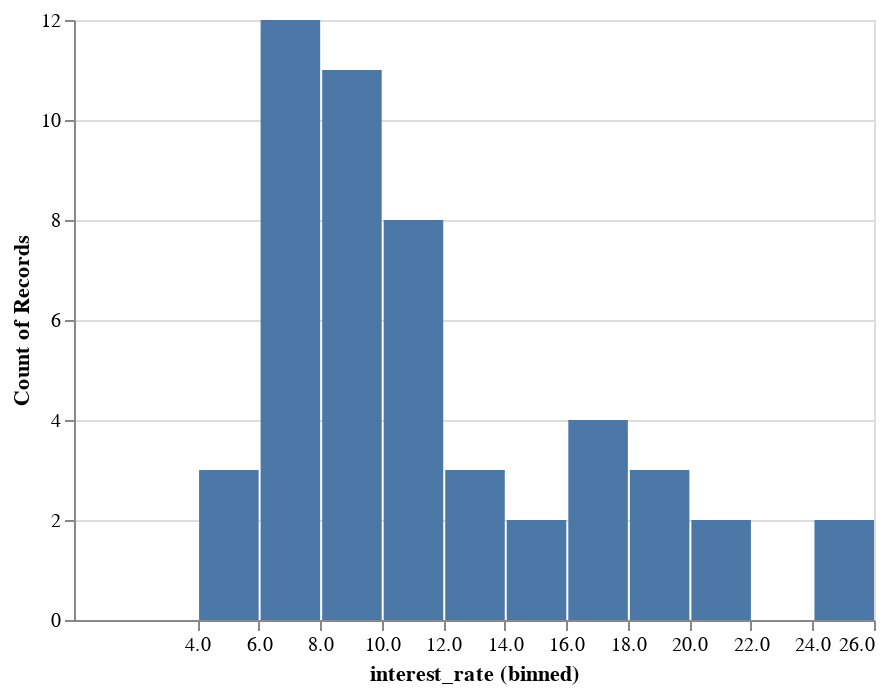

Notebook source saved alongside this figure:
### Markdown cell above
## Analysis

### Histogram

### Code cell
# Histogram 
hist = alt.Chart(df).mark_bar().encode(
    x=alt.X("interest_rate:Q", 
            bin=alt.BinParams(maxbins=20), 
            scale=alt.Scale(zero=True)),
    y='count()',
)

hist

### Figure 1 — Vega-Lite specification as saved in the notebook (floating-point values rounded to 4 significant figures)
{"config": {"view": {"continuousWidth": 400, "continuousHeight": 300}}, "data": {"name": "data-b111a340d3324dda9c739e686cf6be3e"}, "mark": "bar", "encoding": {"x": {"bin": {"maxbins": 20}, "field": "interest_rate", "scale": {"zero": true}, "type": "quantitative"}, "y": {"aggregate": "count", "type": "quantitative"}}, "$schema": "https://vega.github.io/schema/vega-lite/v4.17.0.json", "datasets": {"data-b111a340d3324dda9c739e686cf6be3e": [{"state": "NJ", "emp_length": 3.0, "term": 60, "homeownership": "rent", "annual_income": 59000, "verified_income": "Not Verified", "debt_to_income": 0.5575, "total_credit_limit": 95131, "total_credit_utilized": 32894, "num_cc_carrying_balance": 8, "loan_purpose": "debt_consolidation", "loan_amount": 22000, "grade": "B", "interest_rate": 10, "public_record_bankrupt": 0, "loan_status": "Current", "has_second_income": false, "total_income": 59000}, {"state": "CA", "emp_length": 10.0, "term": 36, "homeownership": "rent", "annual_income": 60000, "verified_income": "Not Verified", "debt_to_income": 1.306, "total_credit_limit": 51929, "total_credit_utilized": 78341, "num_cc_carrying_balance": 2, "loan_purpose": "credit_card", "loan_amount": 6000, "grade": "B", "interest_rate": 9, "public_record_bankrupt": 1, "loan_status": "Current", "has_second_income": false, "total_income": 60000}, {"state": "SC", "emp_length": null, "term": 36, "homeownership": "mortgage", "annual_income": 75000, "verified_income": "Verified", "debt_to_income": 1.056, "total_credit_limit": 301373, "total_credit_utilized": 79221, "num_cc_carrying_balance": 14, "loan_purpose": "debt_consolidation", "loan_amount": 25000, "grade": "E", "interest_rate": 26, "public_record_bankrupt": 0, "loan_status": "Current", "has_second_income": false, "total_income": 75000}, {"state": "CA", "emp_length": 0.0, "term": 36, "homeownership": "rent", "annual_income": 75000, "verified_income": "Not Verified", "debt_to_income": 0.5743, "total_credit_limit": 59890, "total_credit_utilized": 43076, "num_cc_carrying_balance": 10, "loan_purpose": "credit_card", "loan_amount": 6000, "grade": "B", "interest_rate": 9, "public_record_bankrupt": 0, "loan_status": "Current", "has_second_income": false, "total_income": 75000}, {"state": "OH", "emp_length": 4.0, "term": 60, "homeownership": "mortgage", "annual_income": 254000, "verified_income": "Not Verified", "debt_to_income": 0.2381, "total_credit_limit": 422619, "total_credit_utilized": 60490, "num_cc_carrying_balance": 2, "loan_purpose": "home_improvement", "loan_amount": 25000, "grade": "B", "interest_rate": 9, "public_record_bankrupt": 0, "loan_status": "Current", "has_second_income": false, "total_income": 254000}, {"state": "IN", "emp_length": 6.0, "term": 36, "homeownership": "mortgage", "annual_income": 67000, "verified_income": "Source Verified", "debt_to_income": 1.077, "total_credit_limit": 349825, "total_credit_utilized": 72162, "num_cc_carrying_balance": 4, "loan_purpose": "home_improvement", "loan_amount": 6400, "grade": "B", "interest_rate": 9, "public_record_bankrupt": 0, "loan_status": "Current", "has_second_income": false, "total_income": 67000}, {"state": "NY", "emp_length": 2.0, "term": 36, "homeownership": "rent", "annual_income": 28800, "verified_income": "Source Verified", "debt_to_income": 0.09972, "total_credit_limit": 15980, "total_credit_utilized": 2872, "num_cc_carrying_balance": 1, "loan_purpose": "debt_consolidation", "loan_amount": 3000, "grade": "D", "interest_rate": 17, "public_record_bankrupt": 0, "loan_status": "Current", "has_second_income": false, "total_income": 28800}, {"state": "MO", "emp_length": 10.0, "term": 36, "homeownership": "mortgage", "annual_income": 80000, "verified_income": "Not Verified", "debt_to_income": 0.3509, "total_credit_limit": 258439, "total_credit_utilized": 28073, "num_cc_carrying_balance": 3, "loan_purpose": "credit_card", "loan_amount": 14500, "grade": "A", "interest_rate": 6, "public_record_bankrupt": 0, "loan_status": "Current", "has_second_income": false, "total_income": 80000}, {"state": "FL", "emp_length": 6.0, "term": 60, "homeownership": "rent", "annual_income": 34000, "verified_income": "Not Verified", "debt_to_income": 0.6975, "total_credit_limit": 87705, "total_credit_utilized": 23715, "num_cc_carrying_balance": 10, "loan_purpose": "credit_card", "loan_amount": 10000, "grade": "A", "interest_rate": 7, "public_record_bankrupt": 0, "loan_status": "Current", "has_second_income": false, "total_income": 34000}, {"state": "FL", "emp_length": 3.0, "term": 60, "homeownership": "mortgage", "annual_income": 80000, "verified_income": "Source Verified", "debt_to_income": 0.1669, "total_credit_limit": 330394, "total_credit_utilized": 32036, "num_cc_carrying_balance": 4, "loan_purpose": "debt_consolidation", "loan_amount": 18500, "grade": "C", "interest_rate": 12, "public_record_bankrupt": 1, "loan_status": "Current", "has_second_income": true, "total_income": 192000}, {"state": "MD", "emp_length": 8.0, "term": 36, "homeownership": "rent", "annual_income": 73000, "verified_income": "Source Verified", "debt_to_income": 0.4143, "total_credit_limit": 36182, "total_credit_utilized": 30246, "num_cc_carrying_balance": 3, "loan_purpose": "debt_consolidation", "loan_amount": 17000, "grade": "D", "interest_rate": 17, "public_record_bankrupt": 0, "loan_status": "Current", "has_second_income": false, "total_income": 73000}, {"state": "HI", "emp_length": 10.0, "term": 36, "homeownership": "mortgage", "annual_income": 120000, "verified_income": "Not Verified", "debt_to_income": 0.7989, "total_credit_limit": 452712, "total_credit_utilized": 95869, "num_cc_carrying_balance": 4, "loan_purpose": "credit_card", "loan_amount": 12000, "grade": "A", "interest_rate": 5, "public_record_bankrupt": 0, "loan_status": "Current", "has_second_income": false, "total_income": 120000}, {"state": "CT", "emp_length": 10.0, "term": 36, "homeownership": "rent", "annual_income": 100000, "verified_income": "Source Verified", "debt_to_income": 0.2781, "total_credit_limit": 74805, "total_credit_utilized": 27809, "num_cc_carrying_balance": 3, "loan_purpose": "credit_card", "loan_amount": 16000, "grade": "A", "interest_rate": 7, "public_record_bankrupt": 0, "loan_status": "Current", "has_second_income": false, "total_income": 100000}, {"state": "NE", "emp_length": 2.0, "term": 36, "homeownership": "mortgage", "annual_income": 105000, "verified_income": "Not Verified", "debt_to_income": 0.2682, "total_credit_limit": 279386, "total_credit_utilized": 28160, "num_cc_carrying_balance": 2, "loan_purpose": "home_improvement", "loan_amount": 16500, "grade": "A", "interest_rate": 5, "public_record_bankrupt": 0, "loan_status": "Current", "has_second_income": false, "total_income": 105000}, {"state": "CA", "emp_length": 5.0, "term": 36, "homeownership": "rent", "annual_income": 34000, "verified_income": "Not Verified", "debt_to_income": 0.6293, "total_credit_limit": 33038, "total_credit_utilized": 21396, "num_cc_carrying_balance": 3, "loan_purpose": "debt_consolidation", "loan_amount": 3000, "grade": "A", "interest_rate": 7, "public_record_bankrupt": 0, "loan_status": "Current", "has_second_income": false, "total_income": 34000}, {"state": "TX", "emp_length": 2.0, "term": 60, "homeownership": "mortgage", "annual_income": 98000, "verified_income": "Verified", "debt_to_income": 1.107, "total_credit_limit": 319551, "total_credit_utilized": 108496, "num_cc_carrying_balance": 6, "loan_purpose": "credit_card", "loan_amount": 29400, "grade": "E", "interest_rate": 24, "public_record_bankrupt": 0, "loan_status": "Fully Paid", "has_second_income": false, "total_income": 98000}, {"state": "HI", "emp_length": 5.0, "term": 60, "homeownership": "rent", "annual_income": 68700, "verified_income": "Source Verified", "debt_to_income": 1.5, "total_credit_limit": 119325, "total_credit_utilized": 103019, "num_cc_carrying_balance": 5, "loan_purpose": "debt_consolidation", "loan_amount": 13500, "grade": "D", "interest_rate": 18, "public_record_bankrupt": 0, "loan_status": "Current", "has_second_income": false, "total_income": 68700}, {"state": "CA", "emp_length": 3.0, "term": 60, "homeownership": "rent", "annual_income": 43000, "verified_income": "Source Verified", "debt_to_income": 0.1547, "total_credit_limit": 60693, "total_credit_utilized": 22270, "num_cc_carrying_balance": 4, "loan_purpose": "debt_consolidation", "loan_amount": 18200, "grade": "B", "interest_rate": 10, "public_record_bankrupt": 0, "loan_status": "Current", "has_second_income": true, "total_income": 144000}, {"state": "CA", "emp_length": 3.0, "term": 36, "homeownership": "rent", "annual_income": 100000, "verified_income": "Source Verified", "debt_to_income": 0.1382, "total_credit_limit": 69100, "total_credit_utilized": 13823, "num_cc_carrying_balance": 5, "loan_purpose": "other", "loan_amount": 6000, "grade": "A", "interest_rate": 7, "public_record_bankrupt": 0, "loan_status": "Current", "has_second_income": false, "total_income": 100000}, {"state": "FL", "emp_length": 10.0, "term": 60, "homeownership": "mortgage", "annual_income": 76000, "verified_income": "Source Verified", "debt_to_income": 0.5898, "total_credit_limit": 249700, "total_credit_utilized": 44826, "num_cc_carrying_balance": 10, "loan_purpose": "debt_consolidation", "loan_amount": 18000, "grade": "D", "interest_rate": 19, "public_record_bankrupt": 0, "loan_status": "Current", "has_second_income": false, "total_income": 76000}, {"state": "MS", "emp_length": 10.0, "term": 36, "homeownership": "mortgage", "annual_income": 80000, "verified_income": "Verified", "debt_to_income": 0.7373, "total_credit_limit": 136046, "total_credit_utilized": 124994, "num_cc_carrying_balance": 1, "loan_purpose": "car", "loan_amount": 5000, "grade": "C", "interest_rate": 14, "public_record_bankrupt": 0, "loan_status": "Current", "has_second_income": true, "total_income": 169528}, {"state": "WI", "emp_length": 10.0, "term": 60, "homeownership": "mortgage", "annual_income": 50000, "verified_income": "Verified", "debt_to_income": 0.5234, "total_credit_limit": 375828, "total_credit_utilized": 87934, "num_cc_carrying_balance": 11, "loan_purpose": "debt_consolidation", "loan_amount": 40000, "grade": "D", "interest_rate": 20, "public_record_bankrupt": 0, "loan_status": "Fully Paid", "has_second_income": true, "total_income": 168000}, {"state": "WV", "emp_length": 0.0, "term": 36, "homeownership": "mortgage", "annual_income": 80000, "verified_income": "Not Verified", "debt_to_income": 0.7045, "total_credit_limit": 197299, "total_credit_utilized": 56363, "num_cc_carrying_balance": 6, "loan_purpose": "debt_consolidation", "loan_amount": 4500, "grade": "B", "interest_rate": 9, "public_record_bankrupt": 0, "loan_status": "Fully Paid", "has_second_income": false, "total_income": 80000}, {"state": "CA", "emp_length": 1.0, "term": 36, "homeownership": "rent", "annual_income": 185000, "verified_income": "Not Verified", "debt_to_income": 0.2547, "total_credit_limit": 102500, "total_credit_utilized": 47115, "num_cc_carrying_balance": 2, "loan_purpose": "credit_card", "loan_amount": 15000, "grade": "B", "interest_rate": 9, "public_record_bankrupt": 0, "loan_status": "Current", "has_second_income": false, "total_income": 185000}, {"state": "NJ", "emp_length": 5.0, "term": 60, "homeownership": "mortgage", "annual_income": 42000, "verified_income": "Source Verified", "debt_to_income": 0.08667, "total_credit_limit": 64800, "total_credit_utilized": 3640, "num_cc_carrying_balance": 5, "loan_purpose": "house", "loan_amount": 20000, "grade": "B", "interest_rate": 10, "public_record_bankrupt": 0, "loan_status": "Current", "has_second_income": false, "total_income": 42000}, {"state": "MA", "emp_length": 2.0, "term": 36, "homeownership": "rent", "annual_income": 100000, "verified_income": "Verified", "debt_to_income": 0.3282, "total_credit_limit": 144700, "total_credit_utilized": 88613, "num_cc_carrying_balance": 4, "loan_purpose": "small_business", "loan_amount": 20000, "grade": "A", "interest_rate": 5, "public_record_bankrupt": 0, "loan_status": "Current", "has_second_income": true, "total_income": 270000}, {"state": "TX", "emp_length": 5.0, "term": 36, "homeownership": "mortgage", "annual_income": 65000, "verified_income": "Not Verified", "debt_to_income": 0.2427, "total_credit_limit": 256974, "total_credit_utilized": 15778, "num_cc_carrying_balance": 7, "loan_purpose": "debt_consolidation", "loan_amount": 10000, "grade": "A", "interest_rate": 6, "public_record_bankrupt": 0, "loan_status": "Fully Paid", "has_second_income": false, "total_income": 65000}, {"state": "IN", "emp_length": 5.0, "term": 36, "homeownership": "own", "annual_income": 45000, "verified_income": "Not Verified", "debt_to_income": 0.1573, "total_credit_limit": 121323, "total_credit_utilized": 7079, "num_cc_carrying_balance": 4, "loan_purpose": "debt_consolidation", "loan_amount": 9000, "grade": "C", "interest_rate": 15, "public_record_bankrupt": 0, "loan_status": "Current", "has_second_income": false, "total_income": 45000}, {"state": "RI", "emp_length": 10.0, "term": 60, "homeownership": "mortgage", "annual_income": 245000, "verified_income": "Verified", "debt_to_income": 0.1674, "total_credit_limit": 495163, "total_credit_utilized": 41004, "num_cc_carrying_balance": 6, "loan_purpose": "credit_card", "loan_amount": 35000, "grade": "B", "interest_rate": 11, "public_record_bankrupt": 0, "loan_status": "Current", "has_second_income": false, "total_income": 245000}, {"state": "TX", "emp_length": 0.0, "term": 36, "homeownership": "mortgage", "annual_income": 50000, "verified_income": "Source Verified", "debt_to_income": 0.6397, "total_credit_limit": 203326, "total_credit_utilized": 122818, "num_cc_carrying_balance": 4, "loan_purpose": "debt_consolidation", "loan_amount": 40000, "grade": "C", "interest_rate": 12, "public_record_bankrupt": 0, "loan_status": "Current", "has_second_income": true, "total_income": 192000}, {"state": "VA", "emp_length": 0.0, "term": 36, "homeownership": "rent", "annual_income": 116000, "verified_income": "Source Verified", "debt_to_income": 0.5844, "total_credit_limit": 446850, "total_credit_utilized": 67790, "num_cc_carrying_balance": 7, "loan_purpose": "debt_consolidation", "loan_amount": 13125, "grade": "B", "interest_rate": 10, "public_record_bankrupt": 0, "loan_status": "Current", "has_second_income": false, "total_income": 116000}, {"state": "NV", "emp_length": 5.0, "term": 36, "homeownership": "mortgage", "annual_income": 30000, "verified_income": "Not Verified", "debt_to_income": 0.512, "total_credit_limit": 190832, "total_credit_utilized": 57345, "num_cc_carrying_balance": 6, "loan_purpose": "home_improvement", "loan_amount": 32000, "grade": "B", "interest_rate": 9, "public_record_bankrupt": 0, "loan_status": "Current", "has_second_income": true, "total_income": 112000}, {"state": "MA", "emp_length": 4.0, "term": 60, "homeownership": "mortgage", "annual_income": 80000, "verified_income": "Not Verified", "debt_to_income": 0.2445, "total_credit_limit": 432092, "total_credit_utilized": 53310, "num_cc_carrying_balance": 5, "loan_purpose": "debt_consolidation", "loan_amount": 18000, "grade": "B", "interest_rate": 9, "public_record_bankrupt": 0, "loan_status": "Current", "has_second_income": true, "total_income": 218000}, {"state": "CA", "emp_length": 7.0, "term": 36, "homeownership": "rent", "annual_income": 103000, "verified_income": "Source Verified", "debt_to_income": 0.2658, "total_credit_limit": 124900, "total_credit_utilized": 27381, "num_cc_carrying_balance": 5, "loan_purpose": "other", "loan_amount": 30000, "grade": "A", "interest_rate": 7, "public_record_bankrupt": 0, "loan_status": "Fully Paid", "has_second_income": false, "total_income": 103000}, {"state": "IL", "emp_length": 5.0, "term": 36, "homeownership": "rent", "annual_income": 58000, "verified_income": "Not Verified", "debt_to_income": 4.777, "total_credit_limit": 236668, "total_credit_utilized": 277081, "num_cc_carrying_balance": 5, "loan_purpose": "credit_card", "loan_amount": 4400, "grade": "D", "interest_rate": 18, "public_record_bankrupt": 0, "loan_status": "Current", "has_second_income": false, "total_income": 58000}, {"state": "AZ", "emp_length": 0.0, "term": 36, "homeownership": "own", "annual_income": 55000, "verified_income": "Source Verified", "debt_to_income": 0.2991, "total_credit_limit": 35900, "total_credit_utilized": 16450, "num_cc_carrying_balance": 12, "loan_purpose": "debt_consolidation", "loan_amount": 7000, "grade": "D", "interest_rate": 17, "public_record_bankrupt": 0, "loan_status": "Current", "has_second_income": false, "total_income": 55000}, {"state": "MN", "emp_length": null, "term": 36, "homeownership": "mortgage", "annual_income": 65000, "verified_income": "Not Verified", "debt_to_income": 0.7522, "total_credit_limit": 174860, "total_credit_utilized": 48896, "num_cc_carrying_balance": 4, "loan_purpose": "credit_card", "loan_amount": 25000, "grade": "A", "interest_rate": 7, "public_record_bankrupt": 0, "loan_status": "Current", "has_second_income": false, "total_income": 65000}, {"state": "IL", "emp_length": 2.0, "term": 36, "homeownership": "rent", "annual_income": 32000, "verified_income": "Source Verified", "debt_to_income": 0.7213, "total_credit_limit": 45594, "total_credit_utilized": 23081, "num_cc_carrying_balance": 4, "loan_purpose": "renewable_energy", "loan_amount": 6500, "grade": "A", "interest_rate": 6, "public_record_bankrupt": 1, "loan_status": "Current", "has_second_income": false, "total_income": 32000}, {"state": "MD", "emp_length": 5.0, "term": 36, "homeownership": "mortgage", "annual_income": 325000, "verified_income": "Source Verified", "debt_to_income": 0.3078, "total_credit_limit": 793009, "total_credit_utilized": 100019, "num_cc_carrying_balance": 11, "loan_purpose": "credit_card", "loan_amount": 35000, "grade": "A", "interest_rate": 6, "public_record_bankrupt": 0, "loan_status": "Current", "has_second_income": false, "total_income": 325000}, {"state": "MD", "emp_length": 3.0, "term": 36, "homeownership": "rent", "annual_income": 70000, "verified_income": "Source Verified", "debt_to_income": 5.334, "total_credit_limit": 272878, "total_credit_utilized": 373361, "num_cc_carrying_balance": 2, "loan_purpose": "other", "loan_amount": 7500, "grade": "A", "interest_rate": 7, "public_record_bankrupt": 0, "loan_status": "Current", "has_second_income": false, "total_income": 70000}, {"state": "CA", "emp_length": 10.0, "term": 60, "homeownership": "mortgage", "annual_income": 160000, "verified_income": "Verified", "debt_to_income": 0.3344, "total_credit_limit": 581604, "total_credit_utilized": 53504, "num_cc_carrying_balance": 3, "loan_purpose": "debt_consolidation", "loan_amount": 38500, "grade": "C", "interest_rate": 12, "public_record_bankrupt": 1, "loan_status": "Current", "has_second_income": false, "total_income": 160000}, {"state": "NJ", "emp_length": 6.0, "term": 36, "homeownership": "rent", "annual_income": 50000, "verified_income": "Source Verified", "debt_to_income": 1.257, "total_credit_limit": 90398, "total_credit_utilized": 62872, "num_cc_carrying_balance": 5, "loan_purpose": "credit_card", "loan_amount": 15000, "grade": "C", "interest_rate": 16, "public_record_bankrupt": 0, "loan_status": "Current", "has_second_income": false, "total_income": 50000}, {"state": "IL", "emp_length": 10.0, "term": 60, "homeownership": "rent", "annual_income": 71000, "verified_income": "Not Verified", "debt_to_income": 0.7425, "total_credit_limit": 115970, "total_credit_utilized": 52719, "num_cc_carrying_balance": 8, "loan_purpose": "car", "loan_amount": 24000, "grade": "B", "interest_rate": 10, "public_record_bankrupt": 0, "loan_status": "Current", "has_second_income": false, "total_income": 71000}, {"state": "MI", "emp_length": 0.0, "term": 36, "homeownership": "mortgage", "annual_income": 85000, "verified_income": "Not Verified", "debt_to_income": 0.8188, "total_credit_limit": 131847, "total_credit_utilized": 69595, "num_cc_carrying_balance": 3, "loan_purpose": "debt_consolidation", "loan_amount": 24000, "grade": "B", "interest_rate": 9, "public_record_bankrupt": 0, "loan_status": "Fully Paid", "has_second_income": false, "total_income": 85000}, {"state": "CA", "emp_length": 5.0, "term": 36, "homeownership": "mortgage", "annual_income": 87000, "verified_income": "Source Verified", "debt_to_income": 0.05472, "total_credit_limit": 294946, "total_credit_utilized": 4761, "num_cc_carrying_balance": 3, "loan_purpose": "debt_consolidation", "loan_amount": 12800, "grade": "B", "interest_rate": 9, "public_record_bankrupt": 0, "loan_status": "Current", "has_second_income": false, "total_income": 87000}, {"state": "TX", "emp_length": 10.0, "term": 36, "homeownership": "mortgage", "annual_income": 60000, "verified_income": "Not Verified", "debt_to_income": 0.7312, "total_credit_limit": 64017, "total_credit_utilized": 43871, "num_cc_carrying_balance": 5, "loan_purpose": "home_improvement", "loan_amount": 6000, "grade": "B", "interest_rate": 10, "public_record_bankrupt": 0, "loan_status": "Current", "has_second_income": false, "total_income": 60000}, {"state": "NV", "emp_length": 0.0, "term": 36, "homeownership": "mortgage", "annual_income": 58500, "verified_income": "Verified", "debt_to_income": 0.3968, "total_credit_limit": 49234, "total_credit_utilized": 23214, "num_cc_carrying_balance": 2, "loan_purpose": "debt_consolidation", "loan_amount": 30000, "grade": "D", "interest_rate": 21, "public_record_bankrupt": 0, "loan_status": "Current", "has_second_income": false, "total_income": 58500}, {"state": "NH", "emp_length": 2.0, "term": 36, "homeownership": "rent", "annual_income": 50000, "verified_income": "Source Verified", "debt_to_income": 0.5026, "total_credit_limit": 39814, "total_credit_utilized": 25131, "num_cc_carrying_balance": 4, "loan_purpose": "debt_consolidation", "loan_amount": 5825, "grade": "B", "interest_rate": 10, "public_record_bankrupt": 0, "loan_status": "Current", "has_second_income": false, "total_income": 50000}, {"state": "IL", "emp_length": 2.0, "term": 36, "homeownership": "own", "annual_income": 103000, "verified_income": "Not Verified", "debt_to_income": 0.9736, "total_credit_limit": 150027, "total_credit_utilized": 100280, "num_cc_carrying_balance": 4, "loan_purpose": "debt_consolidation", "loan_amount": 20000, "grade": "B", "interest_rate": 9, "public_record_bankrupt": 0, "loan_status": "Current", "has_second_income": false, "total_income": 103000}, {"state": "TX", "emp_length": 9.0, "term": 36, "homeownership": "mortgage", "annual_income": 77500, "verified_income": "Verified", "debt_to_income": 0.6779, "total_credit_limit": 390156, "total_credit_utilized": 52534, "num_cc_carrying_balance": 2, "loan_purpose": "other", "loan_amount": 15000, "grade": "A", "interest_rate": 6, "public_record_bankrupt": 0, "loan_status": "Current", "has_second_income": false, "total_income": 77500}]}}
